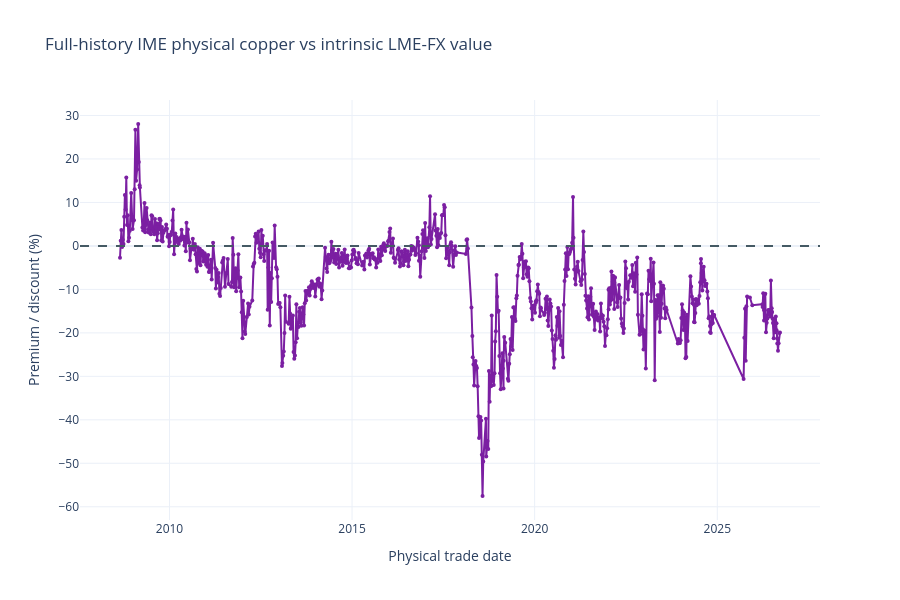

Write notebook code for a chart like this one.
### Code cell
fig = go.Figure(go.Scatter(x=physical_full_history['date'],
    y=physical_full_history['physical_vs_intrinsic_bubble_pct'], mode='lines+markers',
    marker_size=4, name='Observed IME physical premium', line_color='#7B1FA2'))
fig.add_hline(y=0, line_dash='dash', line_color='#455A64')
fig.update_layout(title='Full-history IME physical copper vs intrinsic LME-FX value',
    xaxis_title='Physical trade date', yaxis_title='Premium / discount (%)',
    height=600, template='plotly_white')
fig.show()

### Figure 1 — Plotly figure (JSON) as saved in the notebook; plotly's stock layout.template omitted (floating-point values rounded to 4 significant figures; data arrays with more than 128 entries replaced by an {"elided": "..."} marker saying what was removed)
{"data": [{"line": {"color": "#7B1FA2"}, "marker": {"size": 4}, "mode": "lines+markers", "name": "Observed IME physical premium", "type": "scatter", "x": {"elided": "799 str values"}, "y": {"elided": "799 float values"}}], "layout": {"height": 600, "shapes": [{"line": {"color": "#455A64", "dash": "dash"}, "type": "line", "x0": 0, "x1": 1, "xref": "x domain", "y0": 0, "y1": 0, "yref": "y"}], "title": {"text": "Full-history IME physical copper vs intrinsic LME-FX value"}, "xaxis": {"title": {"text": "Physical trade date"}}, "yaxis": {"title": {"text": "Premium / discount (%)"}}}}
